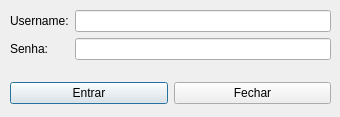
<?xml version="1.0" encoding="UTF-8"?>
<ui version="4.0">
 <class>fm_login</class>
 <widget class="QDialog" name="fm_login">
  <property name="geometry">
   <rect>
    <x>0</x>
    <y>0</y>
    <width>340</width>
    <height>117</height>
   </rect>
  </property>
  <property name="windowTitle">
   <string>Dialog</string>
  </property>
  <widget class="QWidget" name="">
   <property name="geometry">
    <rect>
     <x>10</x>
     <y>10</y>
     <width>321</width>
     <height>61</height>
    </rect>
   </property>
   <layout class="QFormLayout" name="formLayout">
    <item row="0" column="0">
     <widget class="QLabel" name="label">
      <property name="text">
       <string>Username:</string>
      </property>
     </widget>
    </item>
    <item row="0" column="1">
     <widget class="QLineEdit" name="lineEdit_username_login"/>
    </item>
    <item row="1" column="0">
     <widget class="QLabel" name="label_2">
      <property name="text">
       <string>Senha:</string>
      </property>
     </widget>
    </item>
    <item row="1" column="1">
     <widget class="QLineEdit" name="lineEdit_senha_login">
      <property name="echoMode">
       <enum>QLineEdit::Password</enum>
      </property>
     </widget>
    </item>
   </layout>
  </widget>
  <widget class="QWidget" name="">
   <property name="geometry">
    <rect>
     <x>10</x>
     <y>80</y>
     <width>321</width>
     <height>27</height>
    </rect>
   </property>
   <layout class="QHBoxLayout" name="horizontalLayout">
    <item>
     <widget class="QPushButton" name="pushButton_login">
      <property name="text">
       <string>Entrar</string>
      </property>
     </widget>
    </item>
    <item>
     <widget class="QPushButton" name="pushButton_fechar">
      <property name="text">
       <string>Fechar</string>
      </property>
     </widget>
    </item>
   </layout>
  </widget>
 </widget>
 <resources/>
 <connections/>
</ui>
